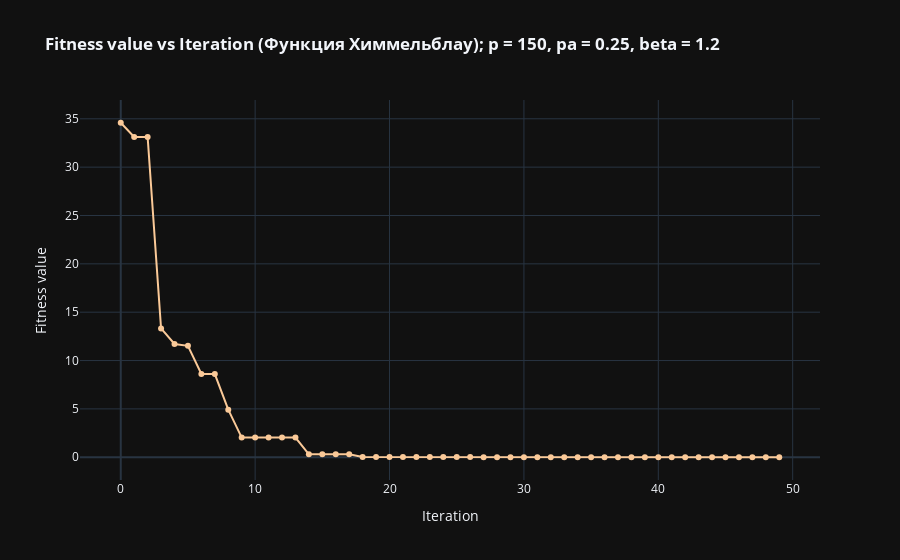
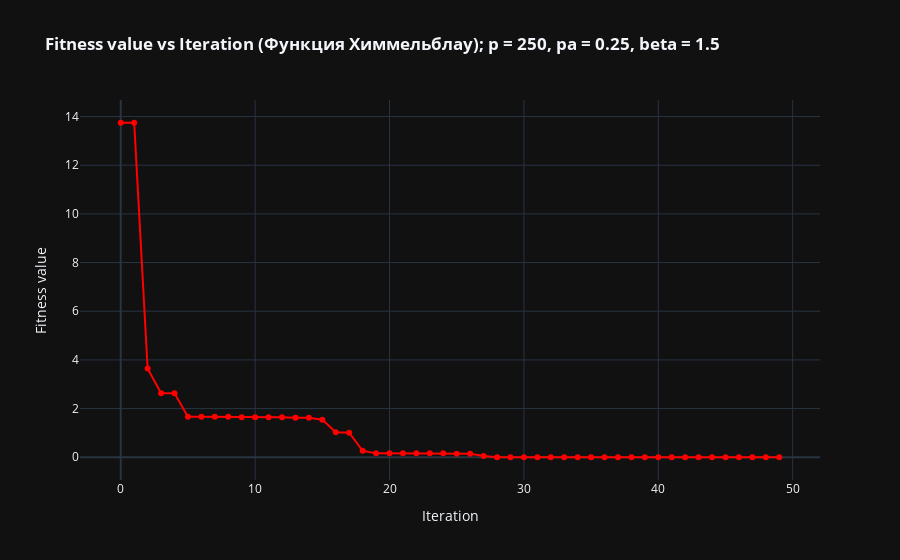

The code cell stored with these charts, in order, in its notebook:
### Markdown cell above
### Запуск алгоритма с разными гиперпараметрами для оптимизации функции Химмельблау

### Code cell
s = CSO(
    fitness_Himmelblau,
    function_name="Функция Химмельблау",
    P=150,
    n=2,
    pa=0.25,
    beta=1.2,
    bound=None,
    plot=True,
    find_min=True,
    verbose=False,
    Tmax=50,
)
solution1, fitness1 = s.execute()

s = CSO(
    fitness_Himmelblau,
    function_name="Функция Химмельблау",
    P=250,
    n=2,
    pa=0.25,
    beta=1.5,
    bound=None,
    plot=True,
    find_min=True,
    verbose=False,
    Tmax=50,
)
solution2, fitness2 = s.execute()

print(solution1, fitness1)
print(solution2, fitness2)

### Figure 1 — Plotly figure (JSON) as saved in the notebook; plotly's stock layout.template omitted (floating-point values rounded to 4 significant figures)
{"data": [{"marker": {"color": "#fac998"}, "mode": "lines+markers", "type": "scatter", "x": [0, 1, 2, 3, 4, 5, 6, 7, 8, 9, 10, 11, 12, 13, 14, 15, 16, 17, 18, 19, 20, 21, 22, 23, 24, 25, 26, 27, 28, 29, 30, 31, 32, 33, 34, 35, 36, 37, 38, 39, 40, 41, 42, 43, 44, 45, 46, 47, 48, 49], "y": [34.59, 33.12, 33.12, 13.32, 11.72, 11.53, 8.604, 8.604, 4.923, 2.031, 2.031, 2.031, 2.031, 2.031, 0.3036, 0.3036, 0.3036, 0.3036, 0.01855, 0.01855, 0.01855, 0.01855, 0.01855, 0.01855, 0.01855, 0.01855, 0.01855, 0.01217, 0.004741, 0.004741, 0.004741, 0.001775, 0.001775, 0.001775, 0.001775, 0.001775, 0.001775, 0.001775, 0.001775, 0.001775, 0.001513, 0.001513, 0.001513, 0.0002024, 0.0002024, 0.0002024, 0.0002024, 0.0002024, 0.0002024, 0.0002024]}], "layout": {"showlegend": false, "title": {"text": "<b>Fitness value vs Iteration (Функция Химмельблау)<b>;\np = 150, pa = 0.25, beta = 1.2"}, "xaxis": {"title": {"text": "Iteration"}}, "yaxis": {"title": {"text": "Fitness value"}}}}

### Figure 2 — Plotly figure (JSON) as saved in the notebook; plotly's stock layout.template omitted (floating-point values rounded to 4 significant figures)
{"data": [{"marker": {"color": "#F00"}, "mode": "lines+markers", "type": "scatter", "x": [0, 1, 2, 3, 4, 5, 6, 7, 8, 9, 10, 11, 12, 13, 14, 15, 16, 17, 18, 19, 20, 21, 22, 23, 24, 25, 26, 27, 28, 29, 30, 31, 32, 33, 34, 35, 36, 37, 38, 39, 40, 41, 42, 43, 44, 45, 46, 47, 48, 49], "y": [13.75, 13.75, 3.647, 2.628, 2.628, 1.669, 1.669, 1.669, 1.669, 1.643, 1.643, 1.643, 1.643, 1.625, 1.625, 1.539, 1.025, 1.008, 0.2663, 0.16, 0.16, 0.16, 0.16, 0.16, 0.16, 0.142, 0.142, 0.04957, 0.004316, 0.004316, 0.004316, 0.004316, 0.003646, 0.003646, 0.003646, 0.002325, 0.002325, 0.002325, 0.002325, 0.002325, 0.002325, 0.0007, 0.0007, 0.0007, 7.158e-05, 7.158e-05, 7.158e-05, 7.158e-05, 7.158e-05, 7.158e-05]}], "layout": {"showlegend": false, "title": {"text": "<b>Fitness value vs Iteration (Функция Химмельблау)<b>;\np = 250, pa = 0.25, beta = 1.5"}, "xaxis": {"title": {"text": "Iteration"}}, "yaxis": {"title": {"text": "Fitness value"}}}}
